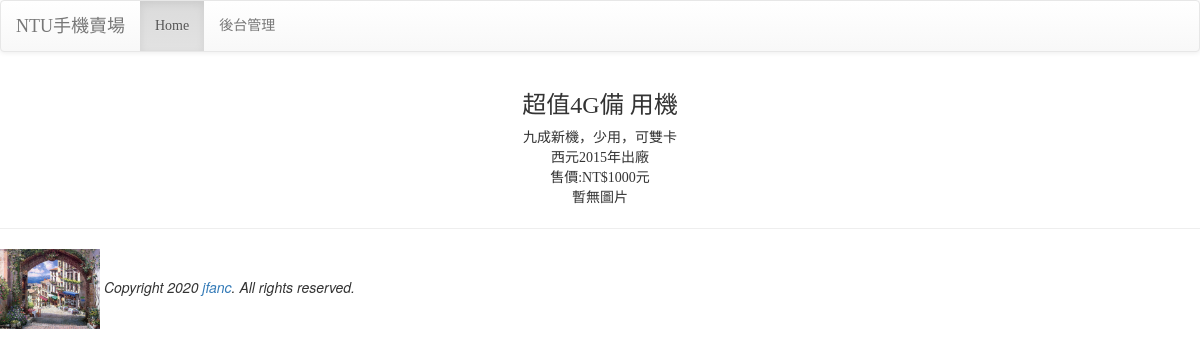
/detail/1, run on the app's committed database.
### mysite/models.py (models this page shows, shortened)
class Product(models.Model):
    pmodel = models.ForeignKey(PModel, on_delete=models.CASCADE, verbose_name='型號')
    nickname = models.CharField(max_length=15, default='超值二手機', verbose_name='摘要')
    description = models.TextField(default='暫無說明')
    year = models.PositiveIntegerField(default=2016, verbose_name='出廠年份')
    price = models.PositiveIntegerField(default=0, verbose_name='價格')

### mysite/views.py (the view)
# urls.py: path('detail/<int:id>', views.detail, name = 'detail-url'),
def detail(request, id):
    try:
        product = models.Product.objects.get(id=id)
        images = models.PPhoto.objects.filter(product=product)
    except:
        pass
    return render(request, 'detail.html', locals())

### templates/detail.html (shortened to what this page needs)
{% extends "base.html" %}
{% block content %}
<div class='container' align=center>
{% if product %}
<table>
     <tr><td align=center><h3>{{ product.nickname }}</h3></td></tr>
     <tr><td align=center>{{ product.description }}</td></tr>
     <tr><td align=center>西元{{ product.year }}年出廠
    </td></tr>
     <tr><td align=center>售價:NT${{ product.price }}元
    </td></tr>
    {% for image in images %}
    {% if forloop.first %}
     <tr><td align=center>
    {% endif %}
     <img src='{{ image.url }}' width=350><br>
    {% if forloop.last %}
     </td></tr>
    {% endif %}
    {% empty %}
     <tr><td align=center>暫無圖片</td></tr>
    {% endfor %}
</table>
{% else %}
<h2>找不到指定的手機</h2>
{% endif %}
</div>
{% endblock %}

### templates/base.html (style rules this page uses)
h1, h2, h3, h4, h5, p, div { font-family: 微軟正黑體; }

### data on the page
Product: nickname "超值4G備 用機", description "九成新機，少用，可雙卡", year "2015", price "1000"
